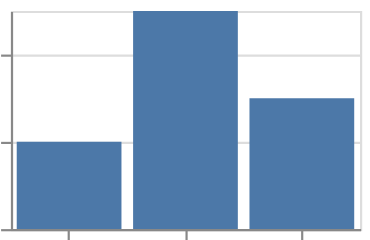

Specify this chart in Vega-Lite:
### Vega-Lite specification from a JSON file in a GitHub repository (floating-point values rounded to 4 significant figures)
{"$schema": "https://vega.github.io/schema/vega-lite/v6.json", "description": "for a mark that is not a path, break-paths-filter-domains filters like the default does; break-paths-show-domains is the mode that differs", "padding": 5, "autosize": "none", "data": {"values": [{"c": "A", "x": 1, "y": 2, "s": 3, "t": "2024-01-01"}, {"c": "B", "x": 2, "y": 5, "s": 5, "t": "2024-02-01"}, {"c": "E", "x": 3, "y": null, "s": 2, "t": "2024-03-01"}, {"c": "D", "x": 4, "y": 3, "s": 7, "t": "2024-04-01"}]}, "width": 160, "height": 100, "mark": "bar", "encoding": {"x": {"field": "c", "type": "nominal"}, "y": {"field": "y", "type": "quantitative"}}, "config": {"mark": {"invalid": "break-paths-filter-domains"}}}
